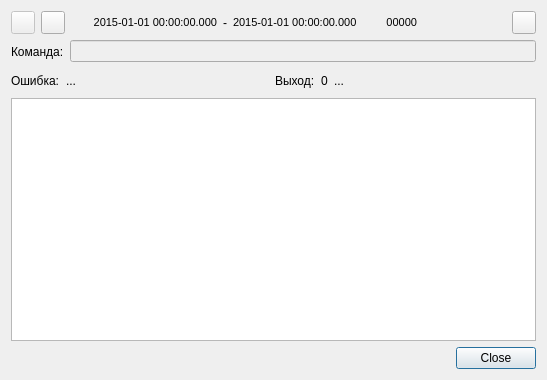
<?xml version="1.0" encoding="UTF-8"?>
<ui version="4.0">
 <class>CommandOutputDialog</class>
 <widget class="QDialog" name="CommandOutputDialog">
  <property name="geometry">
   <rect>
    <x>0</x>
    <y>0</y>
    <width>547</width>
    <height>380</height>
   </rect>
  </property>
  <property name="font">
   <font>
    <family>Liberation Sans</family>
    <pointsize>9</pointsize>
   </font>
  </property>
  <property name="windowTitle">
   <string>Вывод команды</string>
  </property>
  <property name="windowIcon">
   <iconset resource="../resources/res.qrc">
    <normaloff>:/sdrangel_icon.png</normaloff>:/sdrangel_icon.png</iconset>
  </property>
  <layout class="QVBoxLayout" name="verticalLayout">
   <item>
    <layout class="QHBoxLayout" name="processLayout">
     <item>
      <widget class="QToolButton" name="runningState">
       <property name="enabled">
        <bool>false</bool>
       </property>
       <property name="toolTip">
        <string>Иконка состояния</string>
       </property>
       <property name="text">
        <string/>
       </property>
       <property name="icon">
        <iconset resource="../resources/res.qrc">
         <normaloff>:/stop.png</normaloff>
         <normalon>:/play.png</normalon>:/stop.png</iconset>
       </property>
       <property name="checkable">
        <bool>true</bool>
       </property>
      </widget>
     </item>
     <item>
      <widget class="QToolButton" name="processRefresh">
       <property name="toolTip">
        <string>Обновить данные</string>
       </property>
       <property name="text">
        <string/>
       </property>
       <property name="icon">
        <iconset resource="../resources/res.qrc">
         <normaloff>:/recycle.png</normaloff>:/recycle.png</iconset>
       </property>
       <property name="checkable">
        <bool>true</bool>
       </property>
      </widget>
     </item>
     <item>
      <widget class="QLabel" name="startTime">
       <property name="minimumSize">
        <size>
         <width>146</width>
         <height>0</height>
        </size>
       </property>
       <property name="font">
        <font>
         <family>Liberation Sans</family>
         <pointsize>8</pointsize>
        </font>
       </property>
       <property name="toolTip">
        <string>Время запуска</string>
       </property>
       <property name="text">
        <string>2015-01-01 00:00:00.000</string>
       </property>
       <property name="alignment">
        <set>Qt::AlignRight|Qt::AlignTrailing|Qt::AlignVCenter</set>
       </property>
      </widget>
     </item>
     <item>
      <widget class="QLabel" name="timeMidLabel">
       <property name="text">
        <string>-</string>
       </property>
      </widget>
     </item>
     <item>
      <widget class="QLabel" name="endTime">
       <property name="minimumSize">
        <size>
         <width>146</width>
         <height>0</height>
        </size>
       </property>
       <property name="font">
        <font>
         <family>Liberation Sans</family>
         <pointsize>8</pointsize>
        </font>
       </property>
       <property name="toolTip">
        <string>Время завершения</string>
       </property>
       <property name="text">
        <string>2015-01-01 00:00:00.000</string>
       </property>
      </widget>
     </item>
     <item>
      <widget class="QLabel" name="processPid">
       <property name="minimumSize">
        <size>
         <width>32</width>
         <height>0</height>
        </size>
       </property>
       <property name="font">
        <font>
         <family>Liberation Sans</family>
         <pointsize>8</pointsize>
        </font>
       </property>
       <property name="toolTip">
        <string>PID процесса</string>
       </property>
       <property name="text">
        <string>00000</string>
       </property>
       <property name="alignment">
        <set>Qt::AlignRight|Qt::AlignTrailing|Qt::AlignVCenter</set>
       </property>
      </widget>
     </item>
     <item>
      <spacer name="horizontalSpacer">
       <property name="orientation">
        <enum>Qt::Horizontal</enum>
       </property>
       <property name="sizeHint" stdset="0">
        <size>
         <width>40</width>
         <height>20</height>
        </size>
       </property>
      </spacer>
     </item>
     <item>
      <widget class="QToolButton" name="processKill">
       <property name="toolTip">
        <string>Завершить процесс (SIGKILL)</string>
       </property>
       <property name="text">
        <string/>
       </property>
       <property name="icon">
        <iconset resource="../resources/res.qrc">
         <normaloff>:/kill.png</normaloff>:/kill.png</iconset>
       </property>
       <property name="checkable">
        <bool>true</bool>
       </property>
      </widget>
     </item>
    </layout>
   </item>
   <item>
    <layout class="QHBoxLayout" name="commandLayout">
     <item>
      <widget class="QLabel" name="commandLabel">
       <property name="minimumSize">
        <size>
         <width>0</width>
         <height>23</height>
        </size>
       </property>
       <property name="text">
        <string>Команда:</string>
       </property>
      </widget>
     </item>
     <item>
      <widget class="QLineEdit" name="commandText">
       <property name="enabled">
        <bool>false</bool>
       </property>
       <property name="toolTip">
        <string>Выполненная команда</string>
       </property>
      </widget>
     </item>
    </layout>
   </item>
   <item>
    <layout class="QHBoxLayout" name="errorExitLayout">
     <item>
      <widget class="QLabel" name="errorLabel">
       <property name="minimumSize">
        <size>
         <width>0</width>
         <height>23</height>
        </size>
       </property>
       <property name="text">
        <string>Ошибка:</string>
       </property>
      </widget>
     </item>
     <item>
      <widget class="QLabel" name="errorText">
       <property name="sizePolicy">
        <sizepolicy hsizetype="Expanding" vsizetype="Preferred">
         <horstretch>0</horstretch>
         <verstretch>0</verstretch>
        </sizepolicy>
       </property>
       <property name="toolTip">
        <string>Статус ошибки</string>
       </property>
       <property name="text">
        <string>...</string>
       </property>
      </widget>
     </item>
     <item>
      <widget class="QLabel" name="exitLabel">
       <property name="minimumSize">
        <size>
         <width>30</width>
         <height>23</height>
        </size>
       </property>
       <property name="text">
        <string>Выход:</string>
       </property>
      </widget>
     </item>
     <item>
      <widget class="QLabel" name="exitCode">
       <property name="sizePolicy">
        <sizepolicy hsizetype="Minimum" vsizetype="Preferred">
         <horstretch>0</horstretch>
         <verstretch>0</verstretch>
        </sizepolicy>
       </property>
       <property name="toolTip">
        <string>Код возврата</string>
       </property>
       <property name="text">
        <string>0</string>
       </property>
      </widget>
     </item>
     <item>
      <widget class="QLabel" name="exitText">
       <property name="sizePolicy">
        <sizepolicy hsizetype="Expanding" vsizetype="Preferred">
         <horstretch>0</horstretch>
         <verstretch>0</verstretch>
        </sizepolicy>
       </property>
       <property name="toolTip">
        <string>Статус завершения</string>
       </property>
       <property name="text">
        <string>...</string>
       </property>
      </widget>
     </item>
    </layout>
   </item>
   <item>
    <widget class="QPlainTextEdit" name="logEdit">
     <property name="enabled">
      <bool>true</bool>
     </property>
     <property name="font">
      <font>
       <family>Monospace</family>
       <pointsize>9</pointsize>
      </font>
     </property>
     <property name="toolTip">
      <string>Лог вывода (stdout + stderr)</string>
     </property>
     <property name="readOnly">
      <bool>true</bool>
     </property>
    </widget>
   </item>
   <item>
    <widget class="QDialogButtonBox" name="buttonBox">
     <property name="orientation">
      <enum>Qt::Horizontal</enum>
     </property>
     <property name="standardButtons">
      <set>QDialogButtonBox::Close</set>
     </property>
    </widget>
   </item>
  </layout>
 </widget>
 <tabstops>
  <tabstop>buttonBox</tabstop>
 </tabstops>
 <resources>
  <include location="../resources/res.qrc"/>
 </resources>
 <connections>
  <connection>
   <sender>buttonBox</sender>
   <signal>accepted()</signal>
   <receiver>CommandOutputDialog</receiver>
   <slot>accept()</slot>
   <hints>
    <hint type="sourcelabel">
     <x>257</x>
     <y>194</y>
    </hint>
    <hint type="destinationlabel">
     <x>157</x>
     <y>203</y>
    </hint>
   </hints>
  </connection>
  <connection>
   <sender>buttonBox</sender>
   <signal>rejected()</signal>
   <receiver>CommandOutputDialog</receiver>
   <slot>reject()</slot>
   <hints>
    <hint type="sourcelabel">
     <x>314</x>
     <y>194</y>
    </hint>
    <hint type="destinationlabel">
     <x>286</x>
     <y>203</y>
    </hint>
   </hints>
  </connection>
 </connections>
</ui>
